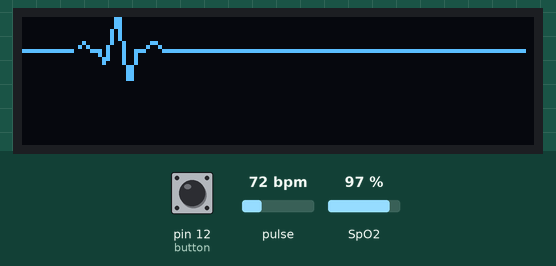
This sketch was run on a simulated Arduino Uno, built with avr-gcc and run on an emulated ATmega328P. Parts: 128×32 one-colour display. The inputs (shaded band) are chosen by the test bench; at power-on: pin 12 (button) LOW, pulse 72 bpm, SpO2 97 %. The local clock reads 2024-03-15 10:24:30 at power-on unless the sketch sets it; what the sketch prints to the serial monitor is not drawn.

Above: at 1.3 s.
1.4 s: pin 12 (button) pulled HIGH for 0.15 s
At 2.5 s:
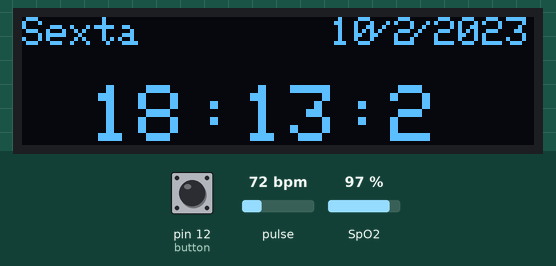
3.5 s: pin 12 (button) pulled HIGH for 3.2 s
At 3.67 s:
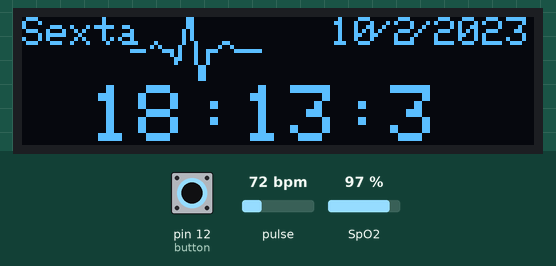
8.2 s: pin 12 (button) pulsed HIGH 5 times (0.12 s each, 0.3 s apart)
At 9.78 s:
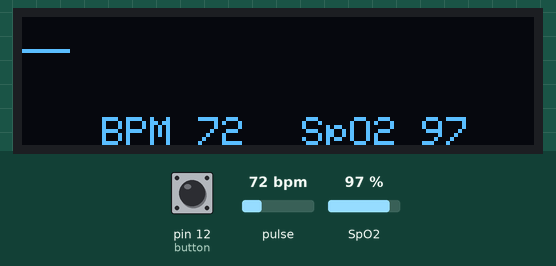
11.4 s: pulse set to 42 bpm
At 11.58 s:
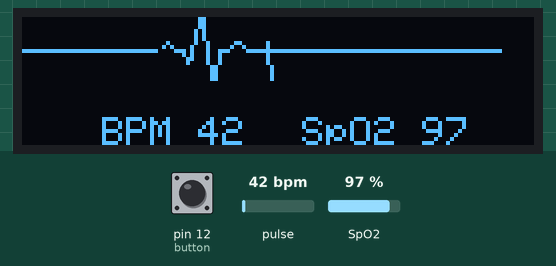
12.9 s: SpO2 set to 80 %
At 13.84 s:
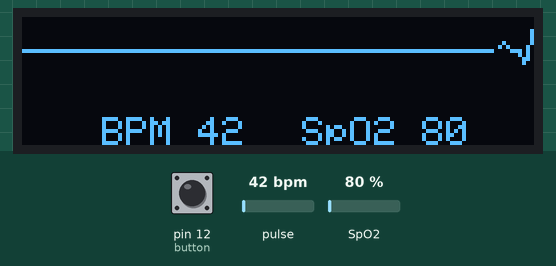
14.4 s: pulse set to 70 bpm
At 14.77 s:
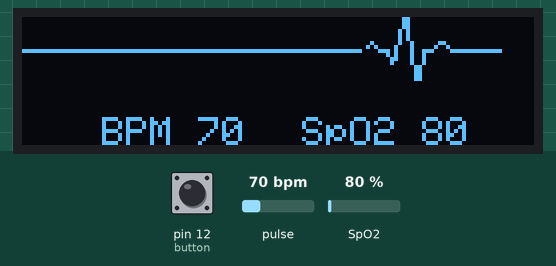
Timing chart, 0 to 17.1 s (numbered marks = the images above; inputs shaded):
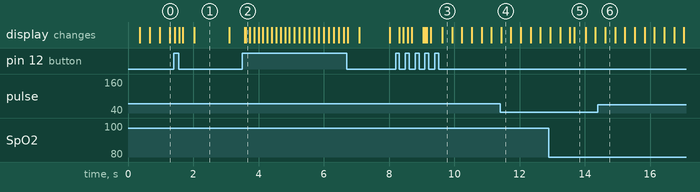

Measured:
- after the input at 1.4 s, the display: first changes at once (image 1 shows a later state)
- after the input at 3.5 s, the display: first changes after 0.07 s (image 2 shows a later state)
- after the input at 8.2 s, the display: first changes after 0.11 s (image 3 shows a later state)
- what the display in image 1 shows lasts 1.1 s, from 2.0 s to 3.1 s

The sketch:

omaisrecente.ino
```cpp
#include <Wire.h>
#include "MAX30100_PulseOximeter.h"
#include "RTClib.h"            //biblioteca para RTC module
#include <Adafruit_GFX.h>
#include <Adafruit_SSD1306.h>

#define OLED_RESET 4
Adafruit_SSD1306 display = Adafruit_SSD1306(128, 32, &Wire, OLED_RESET);

// .... Variáveis - MENU ....
int button = 12;
int count = 0;

// .... Variáveis - RTCMODULE ....
RTC_DS1307 rtc;  //Objeto do tipo RTC_DS1307
char daysOfTheWeek [7][12] = {"Domingo", "Segunda", "Terça", "Quarta", "Quinta", "Sexta", "Sabado"};

#define ENABLE_MAX30100 1

#if ENABLE_MAX30100
#define REPORTING_PERIOD_MS 5000
//PulseOximeter is the higher level interface to the sensor
//it offers:
//     * beat detection reporting
//     * heart rate calculation
//     * SpO2 (oxidation level) calculation
PulseOximeter pox;
#endif

uint32_t tsLastReport = 0;
int xPos = 0;
int xPos1 = 0;

//Callback (registered below) fired when a pulse is detected
void onBeatDetected()
{
  Serial.println("Beat!");
  heart_beat(&xPos);
}

void onBeatDetected1()
{
  Serial.println("Beat!");
  heart_beat(&xPos1);
}


void setup() {
  Serial.begin(115200);
  Serial.println("SSD1306 128x64 OLED TEST");
  //SSD1306_SWITCHCAPVCC = generate display voltage from 3.3V internally
  if(!display.begin(SSD1306_SWITCHCAPVCC,0x3C))
  {
    Serial.println(F("SSD1306 allocation failed"));
    for(;;);   //Don't proceed, loop forever
  }
  //Show initial display buffer contexts on the screen --
  //The library initialize this with an Adafruit splash screen.
  xPos = 0;
  display.cp437(true);

  display.clearDisplay();
  Serial.print("Initializing pulse oximeter..");

  #if ENABLE_MAX30100
    //Initialize the PulseOximeter instance
    //Failure are generally due to as improper I2C wiring, missing power supply
    //or wrong target chip
    if(!pox.begin()){
      Serial.println("FAILED");
      for(;;);
    } else {
      Serial.println("SUCESS");
    }
    pox.setIRLedCurrent(MAX30100_LED_CURR_7_6MA);
    //Register a callback for the beat detection
    pox.setOnBeatDetectedCallback(onBeatDetected);
    display_data(0,0);
  #endif

  //  :::::::::::: RTCMODULE  ::::::::::::
  if(!rtc.begin())                          //Se o RTC não for inicializado, faz:
  {
    Serial.println("DS1307 não encontrado!");
    while(1);  //Entra em loop
  }
  if(!rtc.isrunning()) //Se o RTC estiver a ser executado, faz:
  {
    Serial.println("DS1307 a funcionar!");
  }
  delay(100);

  rtc.adjust(DateTime(F(__DATE__), F(__TIME__))); //Captura a data e hora em que o sketch é compilado
  rtc.adjust(DateTime(2023, 2, 10, 18, 13, 0));   //(Ano), (Mês), (Dia), (Hora), (Minutos), (Segundos)

  //Clear the buffer
  display.clearDisplay();
  display.display();
}


void loop()
{
  int touch = digitalRead(button);
  if(touch == HIGH)
  {
    count = count + 1;
  }

   switch(count){
     case 0:
      getbpm_spO2();
      break;
    case 1:
      rtcModule();
      refresh();
      break;
    default:
      count = 0;
      getbpm_spO2();
      break;
   }
}

void getbpm_spO2()
{
  uint32_t tsLastReport = 0;
  #if ENABLE_MAX30100
  //Make sure to call uspdate as fast as possible
  pox.update();
  int bpm = 0;
  int spo2 = 0;
  //Asynchronously dump heart rate and oxidation levels to the serial
  //For both, a value of 0 means "invalid"
  if(millis() - tsLastReport > REPORTING_PERIOD_MS){
    //Serial.print("Heart rate:");
    bpm = pox.getHeartRate();
    spo2 = pox.getSpO2();
    //Serial.print(bpm);
    tsLastReport = millis();
    display_data(bpm, spo2);
  }
  #endif
  drawLine(&xPos);
}

void display_data(int bpm, int spo2)
{
  display.fillRect(0, 18, 127, 15, SSD1306_BLACK);
  display.setTextSize(1);
  display.setTextColor(WHITE);
  display.setCursor(20,25);
  //Display static text
  display.print("BPM ");
  display.print(bpm);
  display.setTextSize(1);
  display.setTextColor(WHITE);
  display.setCursor(70, 25);
  //Display static text
  display.print("SpO2 ");
  display.print(spo2);
  display.display();
}

void drawLine(int *x_pos)
{
  //Draw a single pixel in white
  display.drawPixel(*x_pos, 8, SSD1306_WHITE);
  display.drawPixel((*x_pos)++, 8, SSD1306_WHITE);
  display.drawPixel((*x_pos)++, 8, SSD1306_WHITE);
  display.drawPixel((*x_pos)++, 8, SSD1306_WHITE);
  display.drawPixel((*x_pos), 8, BLACK);   //-----
  //Serial.println(*x_pos);
  display.fillRect(*x_pos, 0, 31, 16, SSD1306_BLACK);
  display.display();
  delay(1);
  if(*x_pos >= 128){
    *x_pos = 0;
  }
}

void heart_beat(int *x_pos){
  /************************************************/
  //display.clearDisplay();
  display.fillRect(*x_pos, 0, 30, 15, SSD1306_BLACK);
  //Draw a single pixel in white
  display.drawPixel(*x_pos + 0, 8, SSD1306_WHITE);
  display.drawPixel(*x_pos + 1, 8, SSD1306_WHITE);
  display.drawPixel(*x_pos + 2, 8, SSD1306_WHITE);
  display.drawPixel(*x_pos + 3, 8, SSD1306_WHITE);
  display.drawPixel(*x_pos + 4, 8, BLACK); // -----
  //display.display();
  //delay(1);
  display.drawPixel(*x_pos + 5, 7, SSD1306_WHITE);
  display.drawPixel(*x_pos + 6, 6, SSD1306_WHITE);
  display.drawPixel(*x_pos + 7, 7, SSD1306_WHITE); // .~.
  //display.display();
  //delay(1);
  display.drawPixel(*x_pos + 8, 8, SSD1306_WHITE);
  display.drawPixel(*x_pos + 9, 8, SSD1306_WHITE); // --
  //display.display();
  //delay(1);
  /******************************************/
  display.drawPixel(*x_pos + 10, 8, SSD1306_WHITE);
  display.drawPixel(*x_pos + 10, 9, SSD1306_WHITE);
  display.drawPixel(*x_pos + 11, 10, SSD1306_WHITE);
  display.drawPixel(*x_pos + 11, 11, SSD1306_WHITE);
  //display.display();
  //delay(1);
  /******************************************/
  display.drawPixel(*x_pos + 12, 10, SSD1306_WHITE);
  display.drawPixel(*x_pos + 12, 9, SSD1306_WHITE);
  display.drawPixel(*x_pos + 12, 8, SSD1306_WHITE);
  display.drawPixel(*x_pos + 12, 7, SSD1306_WHITE);
  //display.display();
  //delay(1);
  display.drawPixel(*x_pos + 13, 6, SSD1306_WHITE);
  display.drawPixel(*x_pos + 13, 5, SSD1306_WHITE);
  display.drawPixel(*x_pos + 13, 4, SSD1306_WHITE);
  display.drawPixel(*x_pos + 13, 3, SSD1306_WHITE);
  //display.display();
  //delay(1);
  display.drawPixel(*x_pos + 14, 2, SSD1306_WHITE);
  display.drawPixel(*x_pos + 14, 1, SSD1306_WHITE);
  display.drawPixel(*x_pos + 14, 0, SSD1306_WHITE);
  display.drawPixel(*x_pos + 14, 0, SSD1306_WHITE);
  //display.display();
  //delay(1);
  /******************************************/
  display.drawPixel(*x_pos + 15, 0, SSD1306_WHITE);
  display.drawPixel(*x_pos + 15, 1, SSD1306_WHITE);
  display.drawPixel(*x_pos + 15, 2, SSD1306_WHITE);
  display.drawPixel(*x_pos + 15, 3, SSD1306_WHITE);
  //display.display();
  //delay(1);
  display.drawPixel(*x_pos + 15, 4, SSD1306_WHITE);
  display.drawPixel(*x_pos + 15, 5, SSD1306_WHITE);
  display.drawPixel(*x_pos + 16, 6, SSD1306_WHITE);
  display.drawPixel(*x_pos + 16, 7, SSD1306_WHITE);
  //display.display();
  //delay(1);
  display.drawPixel(*x_pos + 16, 8, SSD1306_WHITE);
  display.drawPixel(*x_pos + 16, 9, SSD1306_WHITE);
  display.drawPixel(*x_pos + 16, 10, SSD1306_WHITE);
  display.drawPixel(*x_pos + 16, 11, SSD1306_WHITE);
  //display.display();
  //delay(1);
  display.drawPixel(*x_pos + 17, 12, SSD1306_WHITE);
  display.drawPixel(*x_pos + 17, 13, SSD1306_WHITE);
  display.drawPixel(*x_pos + 17, 14, SSD1306_WHITE);
  display.drawPixel(*x_pos + 17, 15, SSD1306_WHITE);
  //display.display();
  //delay(1);
  display.drawPixel(*x_pos + 18, 15, SSD1306_WHITE);
  display.drawPixel(*x_pos + 18, 14, SSD1306_WHITE);
  display.drawPixel(*x_pos + 18, 13, SSD1306_WHITE);
  display.drawPixel(*x_pos + 18, 12, SSD1306_WHITE);
  //display.display();
  //delay(1);
  display.drawPixel(*x_pos + 19, 11, SSD1306_WHITE);
  display.drawPixel(*x_pos + 19, 10, SSD1306_WHITE);
  display.drawPixel(*x_pos + 19, 9, SSD1306_WHITE);
  display.drawPixel(*x_pos + 19, 8, SSD1306_WHITE);
  //display.display();
  //delay(1);
  /****************************************************/
  display.drawPixel(*x_pos + 20, 8, SSD1306_WHITE);
  display.drawPixel(*x_pos + 21, 8, SSD1306_WHITE);
  //display.display();
  //delay(1);
  /****************************************************/
  display.drawPixel(*x_pos + 22, 7, SSD1306_WHITE);
  display.drawPixel(*x_pos + 23, 6, SSD1306_WHITE);
  display.drawPixel(*x_pos + 24, 6, SSD1306_WHITE);
  display.drawPixel(*x_pos + 25, 7, SSD1306_WHITE);
  //display.display();
  //delay(1);
  /************************************************/
  display.drawPixel(*x_pos + 26, 8, SSD1306_WHITE);
  display.drawPixel(*x_pos + 27, 8, SSD1306_WHITE);
  display.drawPixel(*x_pos + 28, 8, SSD1306_WHITE);
  display.drawPixel(*x_pos + 29, 8, SSD1306_WHITE);
  display.drawPixel(*x_pos + 30, 8, SSD1306_WHITE); // -----
  *x_pos = *x_pos + 30;
  display.display();
  delay(1);
}


void refresh(){
  display.display();
  delay(100);
  display.clearDisplay();
}

// :::::::::::: RTCMODULE  ::::::::::::
void rtcModule()
{
  DateTime now = rtc.now();
  //Display Text - Dia da semana
  display.setTextSize(1);
  display.setTextColor(WHITE);
  display.setCursor(0, 0);
  display.print(daysOfTheWeek[now.dayOfTheWeek()]);

  //Display Text - Dia do ano
  display.setTextSize(1);
  display.setTextColor(WHITE);
  display.setCursor(77, 0);
  display.print(now.day(), DEC);

  //Display Text - Mês
  display.setTextSize(1);
  display.setTextColor(WHITE);
  display.setCursor(87, 0);
  display.print("/");
  display.print(now.month(), DEC);

  //Display Text - Ano
  display.setTextSize(1);
  display.setTextColor(WHITE);
  display.setCursor(97, 0);
  display.print("/");
  display.print(now.year(), DEC);

  //Display Text - Hora
  display.setTextSize(2);
  display.setTextColor(WHITE);
  display.setCursor(17, 17);
  display.print(now.hour(), DEC);

  //Display Text - Minutos
  display.setTextSize(2);
  display.setTextColor(WHITE);
  display.setCursor(43, 17);
  display.print(":");
  display.print(now.minute(), DEC);

 //Display Text - Segundos
  display.setTextSize(2);
  display.setTextColor(WHITE);
  display.setCursor(80, 17);
  display.print(":");
  display.print(now.second(), DEC);

  //exibe no display
  //display.display();

  //limpa o display
  //display.clearDisplay();
}
```
